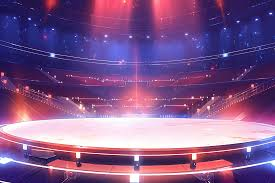
#> input picture bg2.png, 275 x 183 px, found by its file name
$ python homework2.py
#> lines starting #> are read from the running program, lines starting #| are printed output that depends on the picture; after the words box and inside, x2 and y2 are one past the last pixel; in counts of white or black regions, pixels touching at a corner belong together
import cv2
import numpy as np

background = cv2.imread("Lesson 9/bg2.png")
#> background is the input picture: shape (183, 275, 3); mean B, G, R 137.4, 87.3, 128.2

#resizing the image
resize = background.shape
#> resize = (183, 275, 3)

pianist = cv2.imread("Lesson 9/pianist.png")
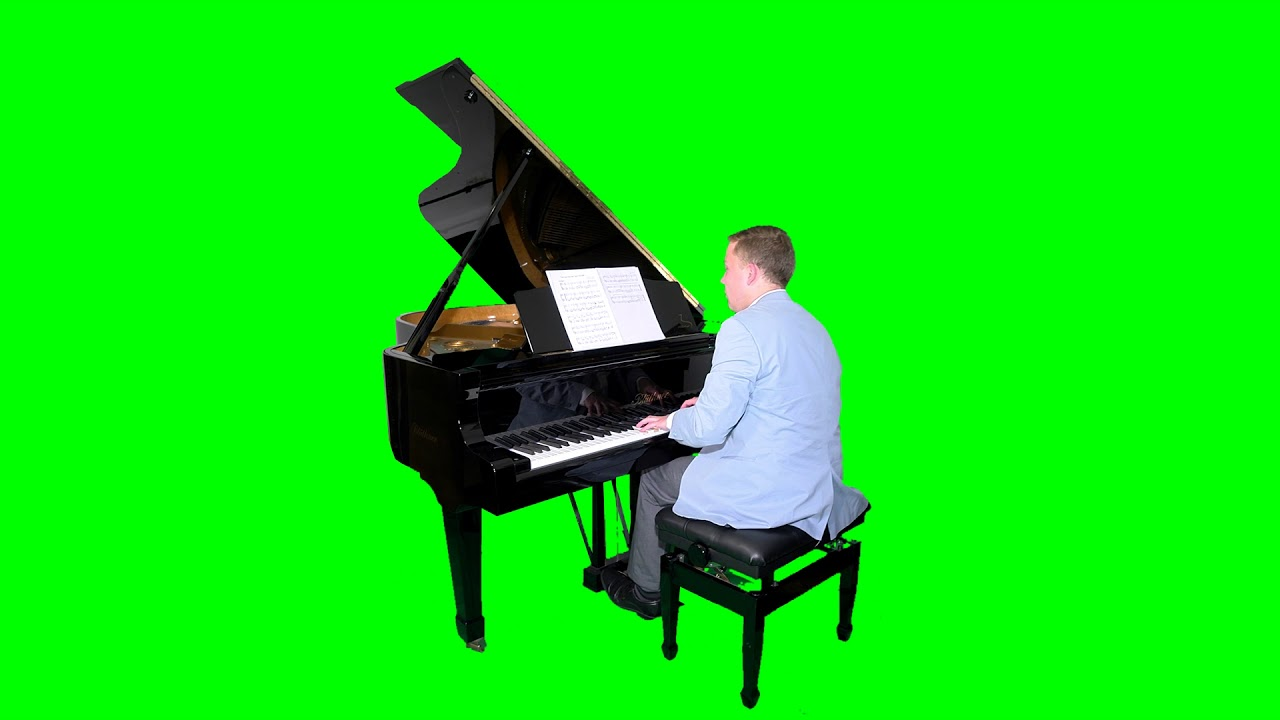
#> input picture pianist.png, 1280 x 720 px, found by its file name
#> pianist is the input picture: shape (720, 1280, 3); mean B, G, R 15.9, 225.1, 13.5
resize = pianist.shape
#> resize = (720, 1280, 3)

newsize = cv2.resize(background, (1280,720))


HSV = cv2.cvtColor(pianist, cv2.COLOR_BGR2HSV)
#> HSV: shape (720, 1280, 3); mean H, S, V 63, 227.5, 227.2


lowerrange = np.array([45,50,50])
upperrange = np.array([80,255,255])
mask = cv2.inRange(HSV, lowerrange, upperrange)
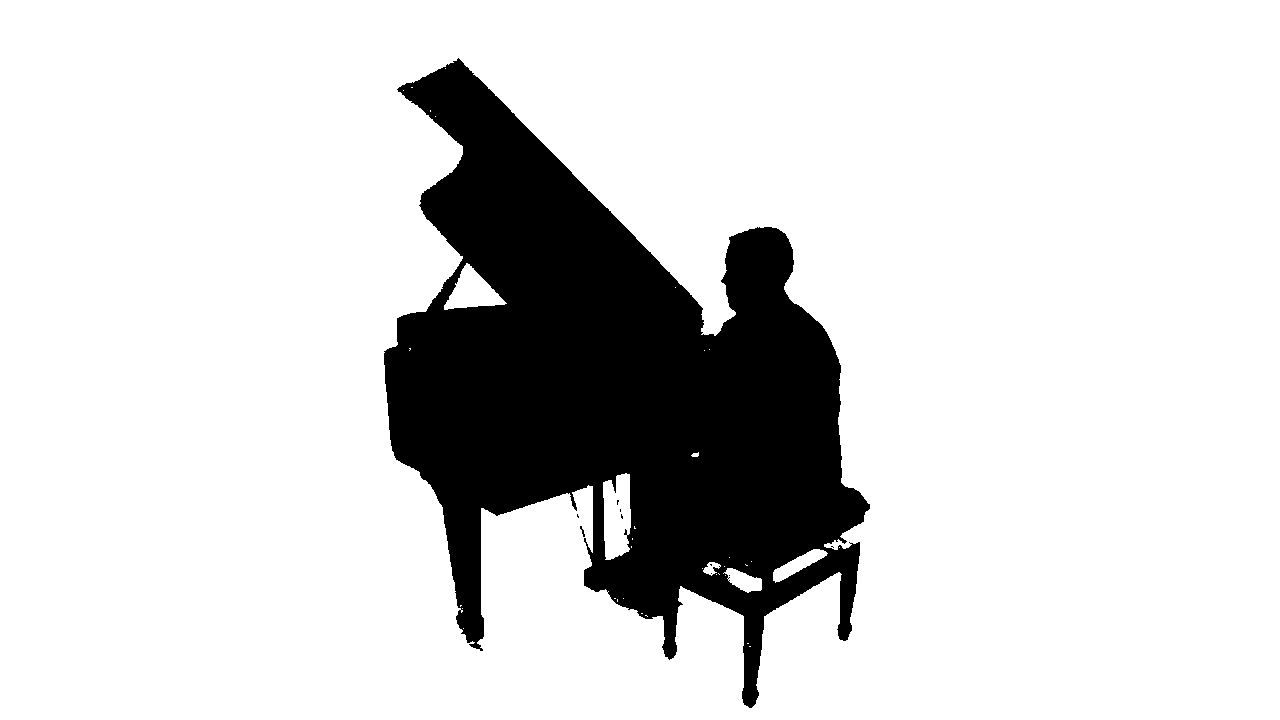
#> mask: shape (720, 1280); 83.3% white; 10 black regions (8 under 20 px), largest, box (x1, y1, x2, y2) and area: (384, 58, 870, 708) 153629, (580, 526, 585, 537) 22

reverse = cv2.bitwise_not(mask)

combine = cv2.bitwise_and(pianist, pianist, mask = reverse )
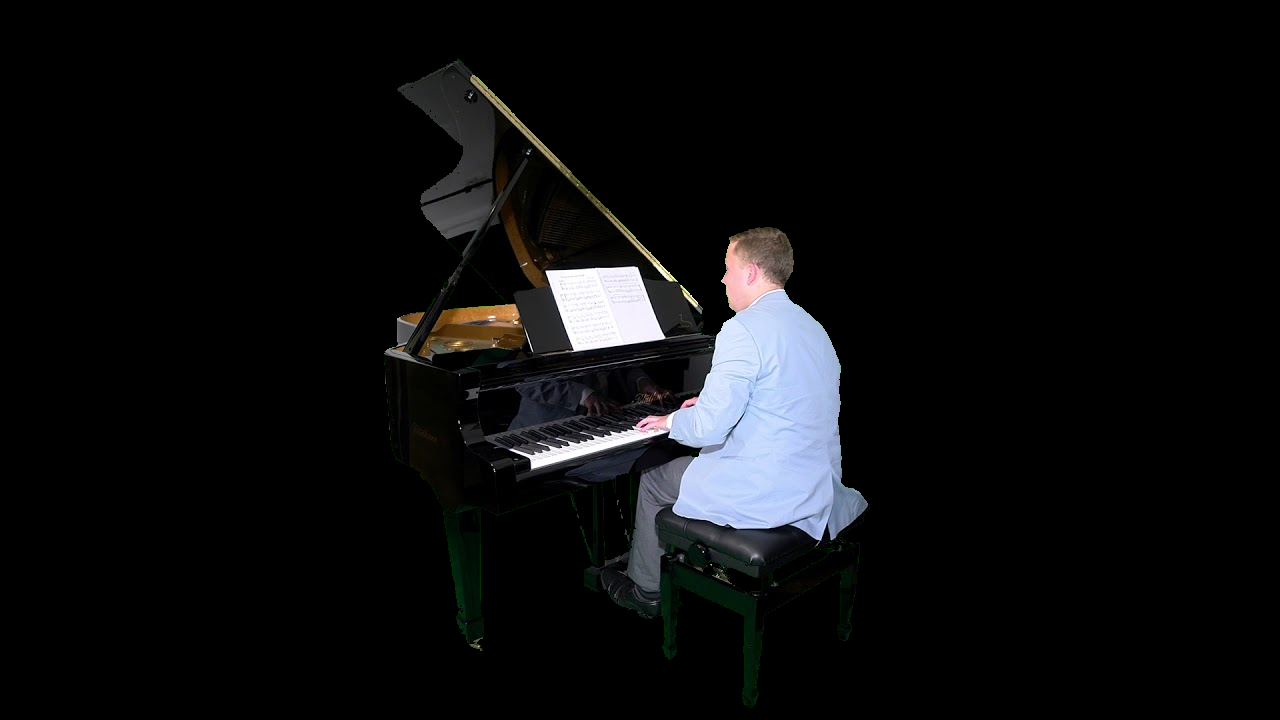
#> combine: shape (720, 1280, 3); mean B, G, R 14.6, 13.6, 13.1
bg = cv2.bitwise_and(newsize, newsize, mask = mask)
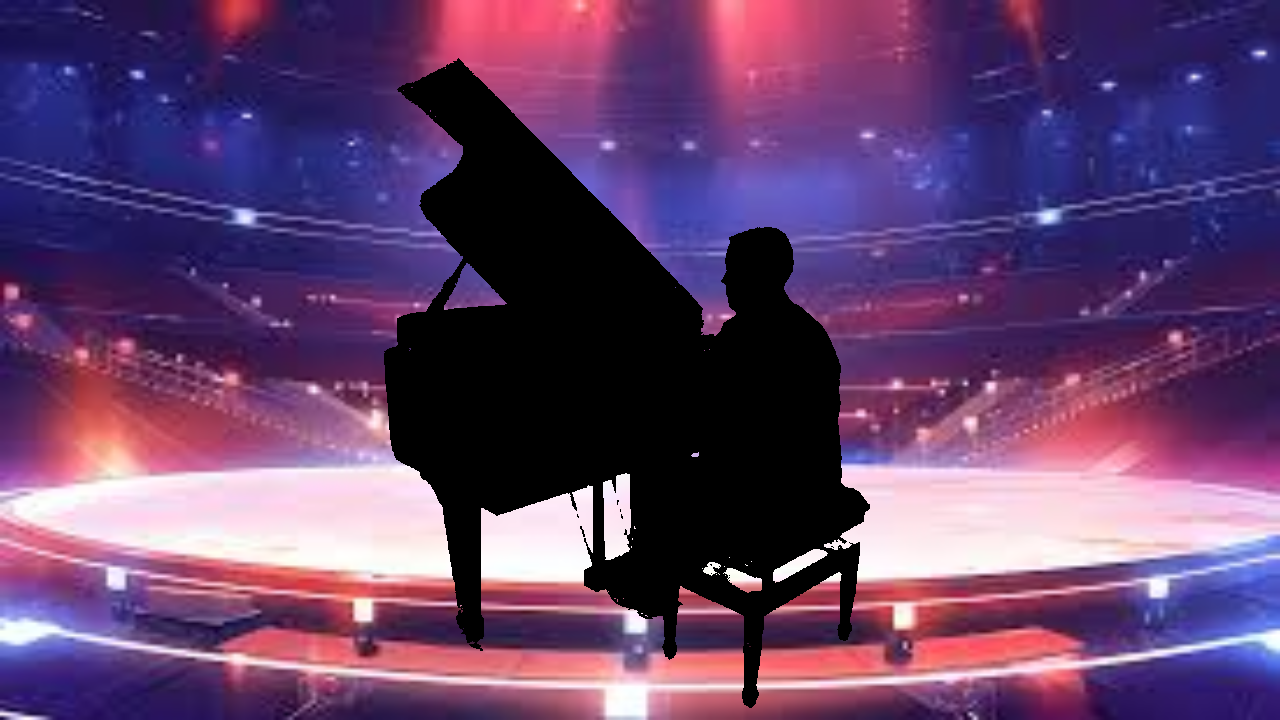
#> bg: shape (720, 1280, 3); mean B, G, R 108, 66, 99.7
final = cv2.addWeighted(combine, 1, bg, 0.8, 0)
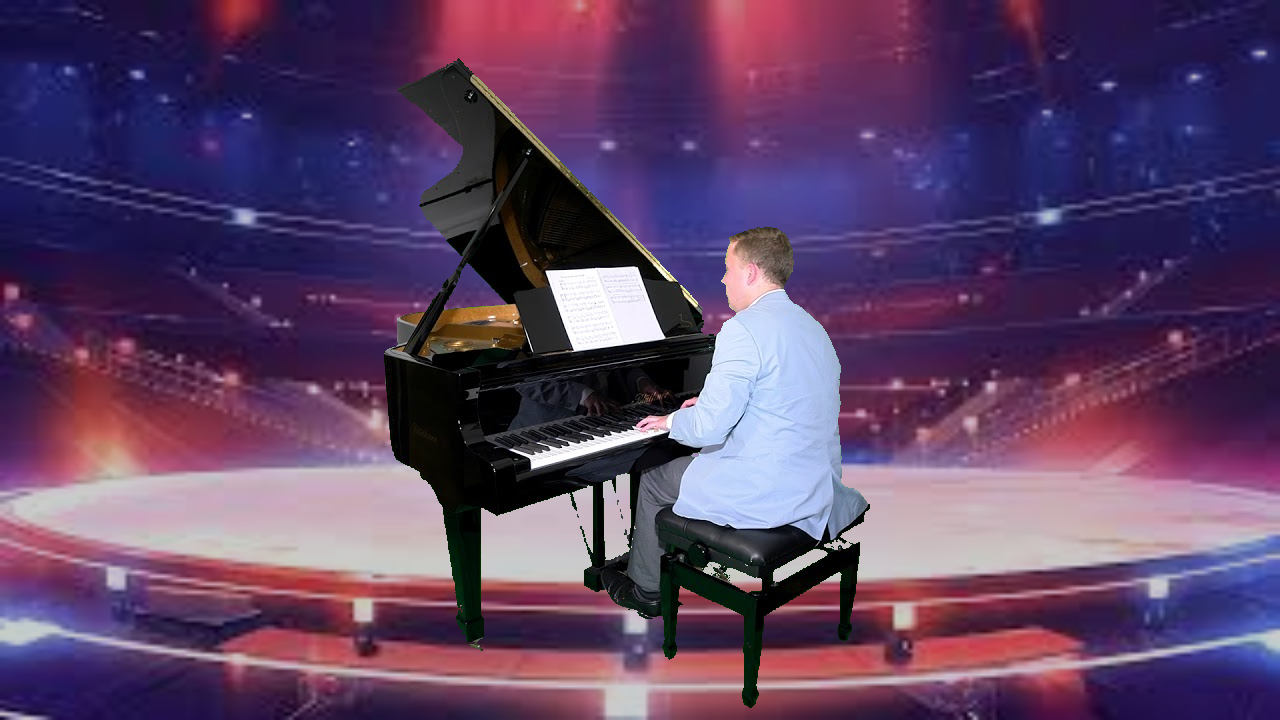
#> final: shape (720, 1280, 3); mean B, G, R 101, 66.4, 92.8
cv2.imshow("display", final)

cv2.waitKey(0)
